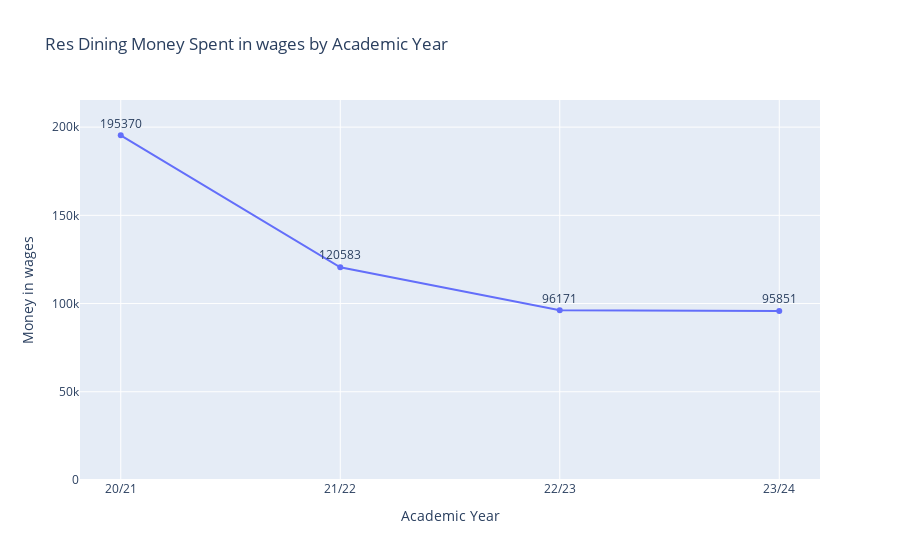
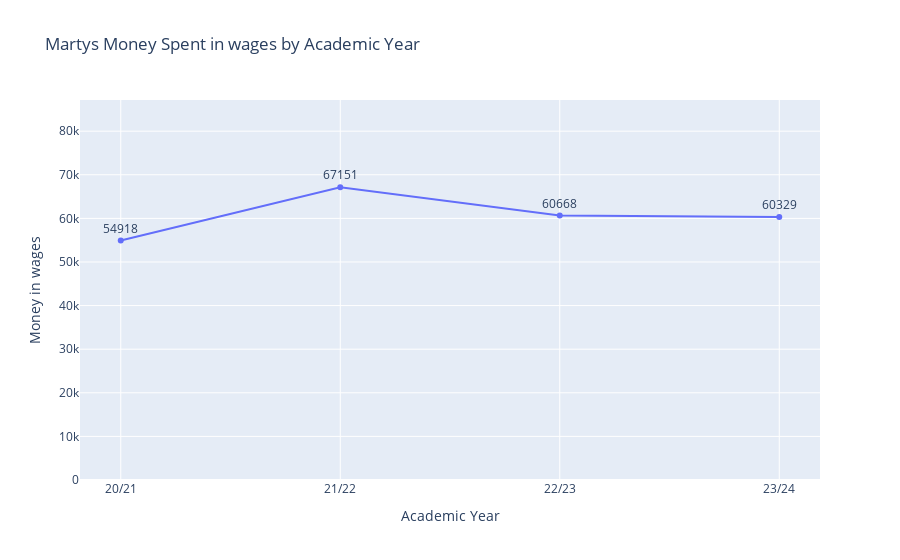
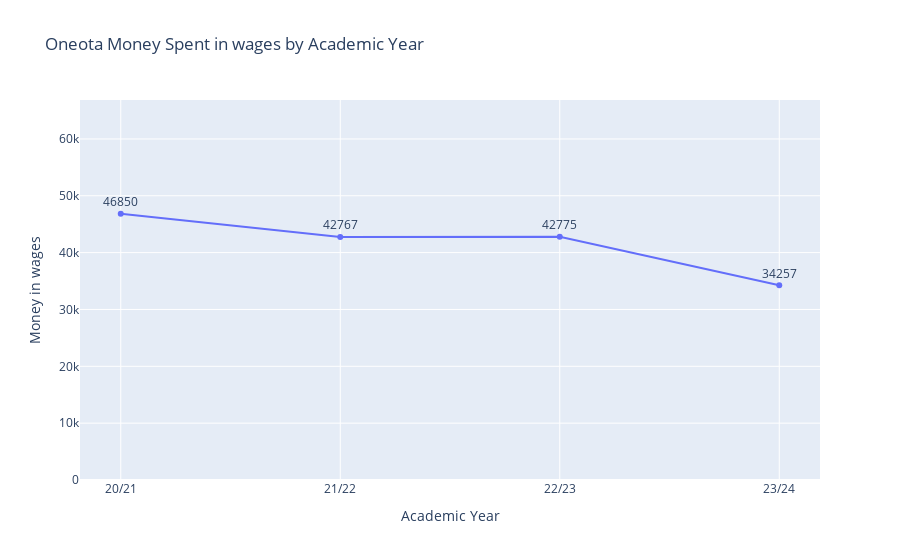
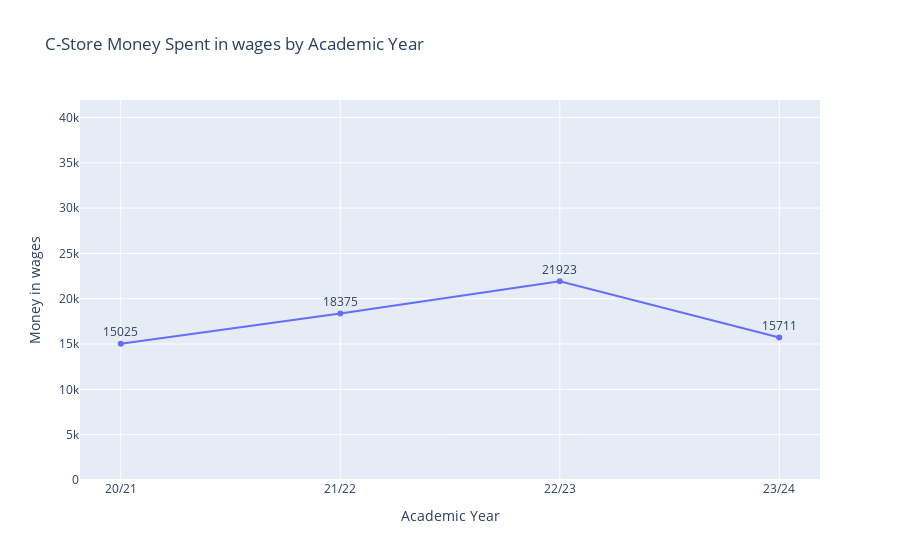

The cell these charts' notebook holds for them, in order:
### Code cell
# Getting unique values for departments.


departments = Data['DEP'].unique()
for dept in departments:
    plot_department_wages(grouped, dept)

### Figure 1 — Plotly figure (JSON) as saved in the notebook; plotly's stock layout.template omitted (floating-point values rounded to 4 significant figures)
{"data": [{"hovertemplate": "Academic Year=%{x}<br>Money in wages=%{y}<br>Wages_Rounded=%{text}<extra></extra>", "legendgroup": "", "line": {"color": "#636efa", "dash": "solid"}, "marker": {"symbol": "circle"}, "mode": "lines+markers+text", "name": "", "orientation": "v", "showlegend": false, "text": [195370, 120583, 96171, 95851], "textposition": "top center", "type": "scatter", "x": ["20/21", "21/22", "22/23", "23/24"], "xaxis": "x", "y": [195400.0, 120600.0, 96170.0, 95850.0], "yaxis": "y"}], "layout": {"legend": {"tracegroupgap": 0}, "title": {"text": "Res Dining Money Spent in wages by Academic Year"}, "xaxis": {"anchor": "y", "domain": [0, 1], "title": {"text": "Academic Year"}}, "yaxis": {"anchor": "x", "domain": [0, 1], "range": [0, 215400.0], "title": {"text": "Money in wages"}}}}

### Figure 2 — Plotly figure (JSON) as saved in the notebook; plotly's stock layout.template omitted (floating-point values rounded to 4 significant figures)
{"data": [{"hovertemplate": "Academic Year=%{x}<br>Money in wages=%{y}<br>Wages_Rounded=%{text}<extra></extra>", "legendgroup": "", "line": {"color": "#636efa", "dash": "solid"}, "marker": {"symbol": "circle"}, "mode": "lines+markers+text", "name": "", "orientation": "v", "showlegend": false, "text": [54918, 67151, 60668, 60329], "textposition": "top center", "type": "scatter", "x": ["20/21", "21/22", "22/23", "23/24"], "xaxis": "x", "y": [54920.0, 67150.0, 60670.0, 60330.0], "yaxis": "y"}], "layout": {"legend": {"tracegroupgap": 0}, "title": {"text": "Martys Money Spent in wages by Academic Year"}, "xaxis": {"anchor": "y", "domain": [0, 1], "title": {"text": "Academic Year"}}, "yaxis": {"anchor": "x", "domain": [0, 1], "range": [0, 87150.0], "title": {"text": "Money in wages"}}}}

### Figure 3 — Plotly figure (JSON) as saved in the notebook; plotly's stock layout.template omitted (floating-point values rounded to 4 significant figures)
{"data": [{"hovertemplate": "Academic Year=%{x}<br>Money in wages=%{y}<br>Wages_Rounded=%{text}<extra></extra>", "legendgroup": "", "line": {"color": "#636efa", "dash": "solid"}, "marker": {"symbol": "circle"}, "mode": "lines+markers+text", "name": "", "orientation": "v", "showlegend": false, "text": [46850, 42767, 42775, 34257], "textposition": "top center", "type": "scatter", "x": ["20/21", "21/22", "22/23", "23/24"], "xaxis": "x", "y": [46850.0, 42770.0, 42770.0, 34260.0], "yaxis": "y"}], "layout": {"legend": {"tracegroupgap": 0}, "title": {"text": "Oneota Money Spent in wages by Academic Year"}, "xaxis": {"anchor": "y", "domain": [0, 1], "title": {"text": "Academic Year"}}, "yaxis": {"anchor": "x", "domain": [0, 1], "range": [0, 66850.0], "title": {"text": "Money in wages"}}}}

### Figure 4 — Plotly figure (JSON) as saved in the notebook; plotly's stock layout.template omitted (floating-point values rounded to 4 significant figures)
{"data": [{"hovertemplate": "Academic Year=%{x}<br>Money in wages=%{y}<br>Wages_Rounded=%{text}<extra></extra>", "legendgroup": "", "line": {"color": "#636efa", "dash": "solid"}, "marker": {"symbol": "circle"}, "mode": "lines+markers+text", "name": "", "orientation": "v", "showlegend": false, "text": [15025, 18375, 21923, 15711], "textposition": "top center", "type": "scatter", "x": ["20/21", "21/22", "22/23", "23/24"], "xaxis": "x", "y": [15020.0, 18380.0, 21920.0, 15710.0], "yaxis": "y"}], "layout": {"legend": {"tracegroupgap": 0}, "title": {"text": "C-Store Money Spent in wages by Academic Year"}, "xaxis": {"anchor": "y", "domain": [0, 1], "title": {"text": "Academic Year"}}, "yaxis": {"anchor": "x", "domain": [0, 1], "range": [0, 41920.0], "title": {"text": "Money in wages"}}}}
